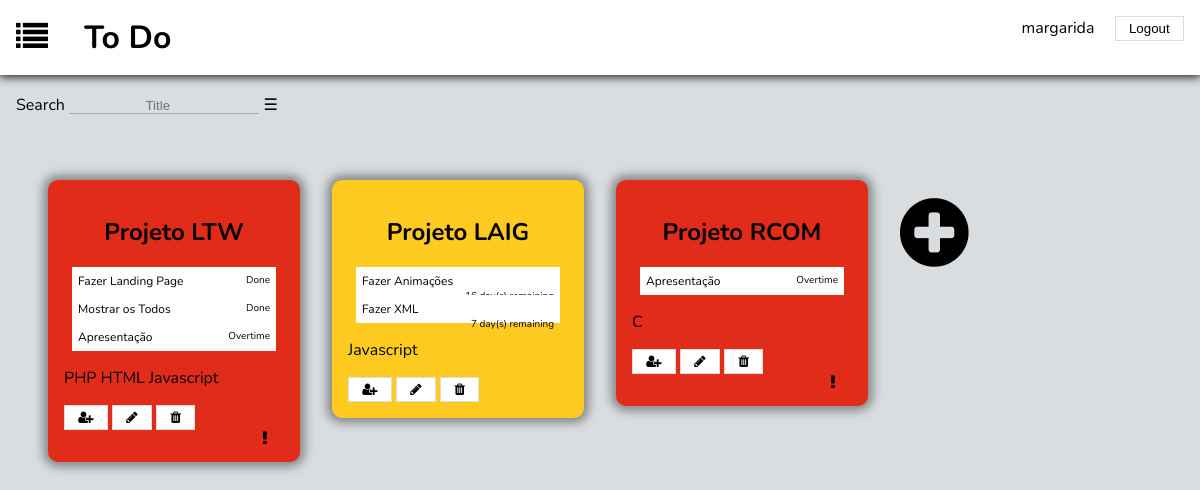
The page /home_page.php (signed in) on the database its author committed.
### tables this page shows
CREATE TABLE belongs (
	list_id INTEGER REFERENCES lists NOT NULL, 
	usr_id INTEGER REFERENCES users NOT NULL,
	PRIMARY KEY(list_id, usr_id)
);

CREATE TABLE lists (
	id INTEGER PRIMARY KEY AUTOINCREMENT,
	title VARCHAR NOT NULL,
	done INTEGER DEFAULT(-1),
	priority INTEGER DEFAULT(3)
);

CREATE TABLE hasCategories (
	list_id INTEGER REFERENCES lists NOT NULL,
	cat_id INTEGER REFERENCES categories NOT NULL,
	PRIMARY KEY(list_id, cat_id)
);

CREATE TABLE categories (
	cat_id INTEGER PRIMARY KEY AUTOINCREMENT,
	cat_name VARCHAR NOT NULL
);

### database/list.php (called while the page is built, shortened)
<?php
	function getAllLists($username){
		global $dbh;
		$stmt = $dbh->prepare("SELECT * FROM lists, users, belongs
								WHERE lists.id = belongs.list_id AND belongs.usr_id = users.usr_id AND usr_username = ?;");
		$stmt->execute(array($username));
		return $stmt->fetchAll();
	}
	function getListCategories($list_id){
		global $dbh;
		$stmt = $dbh->prepare("SELECT * FROM lists, hasCategories, categories
								WHERE hasCategories.list_id = lists.id AND hasCategories.cat_id = categories.cat_id AND lists.id = ?");
		$stmt->execute(array($list_id));
		return $stmt->fetchAll();
	}
	function getListTodos($list_id){
		global $dbh;
		$stmt = $dbh->prepare("SELECT todos.todo_id, todos.name, todos.limit_date, todos.done FROM todos, hasItems, lists
								WHERE lists.id = hasItems.list_id AND hasItems.todo_id = todos.todo_id AND lists.id = ?");
		$stmt->execute(array($list_id));
		return $stmt->fetchAll();
	}
?>

### templates/todos/time.php (called while the page is built, shortened)
<?php
	function getTimeDiff($ref){
		$currdt = new DateTime("now");
		$refdt = new DateTime($ref." +1 day");
		$days = $currdt->diff($refdt)->format('%R%a');
		if($days > 0)
			$resMsg = intval($days) . " day(s) remaining";
		else if($days == 0 && (strrpos($days,"+") !== false))
			$resMsg = "Last day";
		else
			$resMsg = "Overtime";
		return $resMsg;
	}
?>

### templates/todos/show_lists.php (the view, shortened to what this page needs)
<div id="search">
	<label>Search
		<input type="search" placeholder="Title" name="search_title">
	</label>
	<label class="hamburger" for="hamburger"></label>
</div>
<section id="lists">
	<?php foreach ($lists as $list) { ?>
	<?php
	if($list['priority'] == 1)
		$priority = 'p1';
	else if($list['priority'] == 2)
		$priority = 'p2';
	else if($list['priority'] == 3)
		$priority = 'p3';
	$alert = "";
	if($list['done'] == 1)
		$check = 'check';
	else
		$check = 'not_check';
	?>
	<div>
		<div id=<?= $list['id']?> class="list <?= $priority?> <?= $check?>" onclick="location.href='list_page.php?list_id=<?= $list['list_id']?>'">
			<h2><?= $list['title']?></h2>
			<div class="todos">
				<?php foreach ($todos[$list['id']] as $todo) { ?>
				<?php
					if($todo['done'] == -1){
						$todoStatus = getTimeDiff($todo['limit_date']);
						if($alert != "Overtime" && $todoStatus == "Overtime")
							$alert = "alert";
					}
					else
						$todoStatus = "Done";
				?>
				<div class="todo">
					<p><?= $todo['name']?></p>
					<span><?= $todoStatus ?></span>
				</div>
				<?php } ?>
			</div>
			<div class="categories">
				<?php foreach ($categories[$list['id']] as $cat) { ?>
				<div class="category">
					<p><?= $cat['cat_name']?></p>
				</div>
				<?php } ?>
			</div>
			<button name="Invite"><i class="fa fa-user-plus" aria-hidden="true"></i></button>
			<button name="Edit"><i class="fa fa-pencil" aria-hidden="true"></i></button>
			<button name="Remove"><i class="fa fa-1x fa-trash" aria-hidden="true"></i></button>
			<i class="mark fa fa-exclamation <?= $alert?>" aria-hidden="true"></i>
		</div>
	</div>
		<?php } ?>
		<div id="ultimo">
			<a href="#"><i class="fa fa-plus-circle" aria-hidden="true"></i></a>
		</div>
</section>

### home_page.php (shortened to what this page needs)
<?php
	include_once('database/connection.php');
	include_once('database/list.php');
	include_once('templates/todos/time.php');
	if (!isset($_SESSION['username'])){
     	header('Location: page404.php');
	}
    else{
		$lists = getAllLists($_SESSION['username']);
		$categories = array();
		foreach ($lists as $list) {
			$categories[$list['id']] = getListCategories($list['id']);
		}
		$todos = array();
		foreach ($lists as $list) {
			$todos[$list['id']] = getListTodos($list['id']);
		}
		include_once('templates/common/header.php');
		include_once('templates/todos/show_lists.php');
		include_once('templates/common/footer.php');
	}
?>

### templates/common/header.php (shortened to what this page needs)
<!DOCTYPE html>
<html>
<head>
	<link rel="stylesheet" type="text/css" href="https://maxcdn.bootstrapcdn.com/font-awesome/4.7.0/css/font-awesome.min.css">
	<link rel="stylesheet" type="text/css" href="css/todos.css">
</head>
<body>
	<header>
		<a href="home_page.php"><i class="fa fa-list fa-2x" aria-hidden="true"></i></a>
		<h1>To Do</h1>
		<?php include_once('templates/common/user.php'); ?>
	</header>

### templates/common/user.php (shortened to what this page needs)
<div id="user">
  <?php if (isset($_SESSION['username']) && $_SESSION['username'] != '') { ?>
    <form action="logout.php" method="post">
      <a href="profile_page.php"><?=$_SESSION['username']?></a>
      <input type="submit" value="Logout">
    </form>
  <?php } ?>
</div>

### templates/common/footer.php
	</body>
</html>

### css/todos.css (style rules this page uses)
body { background-color: #d9dde0; font-family: 'Nunito', sans-serif; margin: 0; }
header { color: black; padding: 1em; background-color: white; box-shadow: 0 0 10px 1px black; }
h1 { display: inline; color: black; padding: 1em; }
a { text-decoration: none; color: black; }
button, input[type="Submit"] { padding: 0.3em 1em; background-color: white; border: 1px solid #d9dde0; color: black; }
input { border: 0; border-bottom: 1px solid #a6acb5; text-align: center; background-color: inherit; padding: 0.5em 0.5em 0 0.5em; color: black; }
#user { float: right; }
#user a { margin: 0 1em; }
#lists a { text-decoration: none; color: black; }
#lists { margin: 2em; display: grid; grid-template-columns: 25% 25% 25% 25%; grid-template-rows: auto; }
#lists > * { display: inline-block; margin: 1em 1em; }
.list { background-color: white; padding: 1em; border-radius: 10px; box-shadow: 0px 0px 10px 5px #888888; transition: transform 0.5s; }
#ultimo a { font-size: 5em; max-width: 10em; }
.list .mark { display: inline; margin-left: 90%; display: none; }
.list .alert { display: inherit; animation-duration: 2s; animation-name: blink; animation-iteration-count: infinite; }
.list h2 { text-align: center; border-radius: 10px; }
.todos { display: block; margin: 0 0.5em; border-radius: 10px; }
.todo { background-color: white; position: relative; padding: 0.5em; font-size: 12px; }
.todo span { font-size: 10px; }
.todo p { display: inline; }
.todo span { margin-left: 2em; float: right; }
.category { display: inline-block; }
.p1 { background-color: #e02c18; }
.p3 { background-color: #ffcb20; }
#search { display: inline-block; color: black; margin: 1em; }
#search .hamburger:before { content: "\2630"; }

### rows shown on the page
belongs: list.title "Projeto LTW", name "Fazer Landing Page", todoStatus "Done", name "Mostrar os Todos", name "Apresentação", todoStatus "Overtime"
hascategories: cat.cat_name "PHP"
hascategories: cat.cat_name "HTML"
hascategories: cat.cat_name "Javascript"
belongs: list.title "Projeto LAIG", name "Fazer Animações", name "Fazer XML", todoStatus "7 day(s) remaining"
hascategories: cat.cat_name "Javascript"
belongs: list.title "Projeto RCOM", name "Apresentação", todoStatus "Overtime"
hascategories: cat.cat_name "C"

### other values the page prints
$_SESSION['username'] "margarida"
